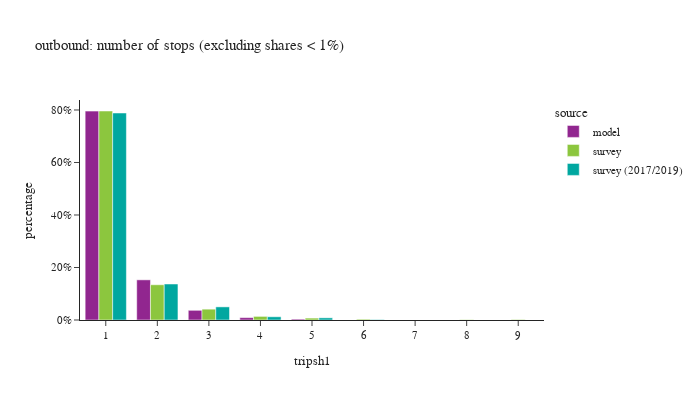

Notebook code cell kept with this figure:
### Code cell
df_plot = df_tour.groupby(['tripsh1','source'])['toexpfac'].sum().reset_index()
df_plot['percentage'] = df_plot.groupby(['source'], group_keys=False)['toexpfac']. \
    apply(lambda x: x / float(x.sum()))
df_plot = df_plot.loc[df_plot['percentage'] > 0.001]

fig = px.bar(df_plot.sort_values(['source']), x="tripsh1", y="percentage", color="source",
             barmode="group",title="outbound: number of stops (excluding shares < 1%)",
             hover_data=['toexpfac'])
fig.update_layout(height=400, width=700, font=dict(size=11),
                  xaxis = dict(dtick = 1, categoryorder='category ascending'),
                  yaxis=dict(tickformat=".0%"))
fig.show()

### Figure 1 — Plotly figure (JSON) as saved in the notebook; plotly's stock layout.template omitted (floating-point values rounded to 4 significant figures)
{"data": [{"alignmentgroup": "True", "customdata": [[5051000.0], [21340.0], [234300.0], [57430.0], [971200.0]], "hovertemplate": "source=model<br>tripsh1=%{x}<br>percentage=%{y}<br>toexpfac=%{customdata[0]}<extra></extra>", "legendgroup": "model", "marker": {"color": "#91268F", "pattern": {"shape": ""}}, "name": "model", "offsetgroup": "model", "orientation": "v", "showlegend": true, "textposition": "auto", "type": "bar", "x": [1, 5, 3, 4, 2], "xaxis": "x", "y": [0.7957, 0.003362, 0.03691, 0.009047, 0.153], "yaxis": "y"}, {"alignmentgroup": "True", "customdata": [[684000.0], [210200.0], [6195.0], [69990.0], [4057000.0], [37070.0], [15690.0], [10150.0]], "hovertemplate": "source=survey<br>tripsh1=%{x}<br>percentage=%{y}<br>toexpfac=%{customdata[0]}<extra></extra>", "legendgroup": "survey", "marker": {"color": "#8CC63E", "pattern": {"shape": ""}}, "name": "survey", "offsetgroup": "survey", "orientation": "v", "showlegend": true, "textposition": "auto", "type": "bar", "x": [2, 3, 8, 4, 1, 5, 6, 9], "xaxis": "x", "y": [0.1343, 0.04125, 0.001216, 0.01374, 0.7961, 0.007276, 0.003079, 0.001992], "yaxis": "y"}, {"alignmentgroup": "True", "customdata": [[763300.0], [4389000.0], [278400.0], [68500.0], [45880.0], [9184.0]], "hovertemplate": "source=survey (2017/2019)<br>tripsh1=%{x}<br>percentage=%{y}<br>toexpfac=%{customdata[0]}<extra></extra>", "legendgroup": "survey (2017/2019)", "marker": {"color": "#00A7A0", "pattern": {"shape": ""}}, "name": "survey (2017/2019)", "offsetgroup": "survey (2017/2019)", "orientation": "v", "showlegend": true, "textposition": "auto", "type": "bar", "x": [2, 1, 3, 4, 5, 6], "xaxis": "x", "y": [0.1371, 0.7886, 0.05002, 0.01231, 0.008244, 0.00165], "yaxis": "y"}], "layout": {"barmode": "group", "font": {"size": 11}, "height": 400, "legend": {"title": {"text": "source"}, "tracegroupgap": 0}, "title": {"text": "outbound: number of stops (excluding shares < 1%)"}, "width": 700, "xaxis": {"anchor": "y", "categoryorder": "category ascending", "domain": [0.0, 1.0], "dtick": 1, "title": {"text": "tripsh1"}}, "yaxis": {"anchor": "x", "domain": [0.0, 1.0], "tickformat": ".0%", "title": {"text": "percentage"}}}}
